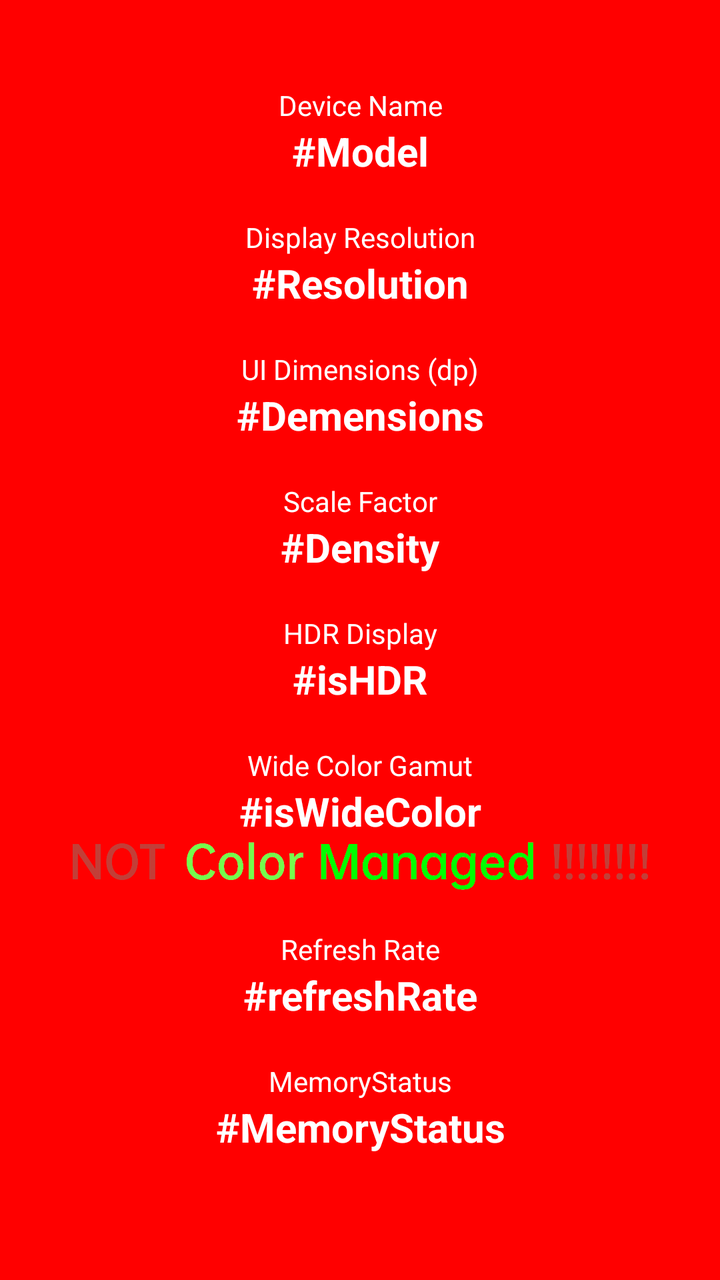
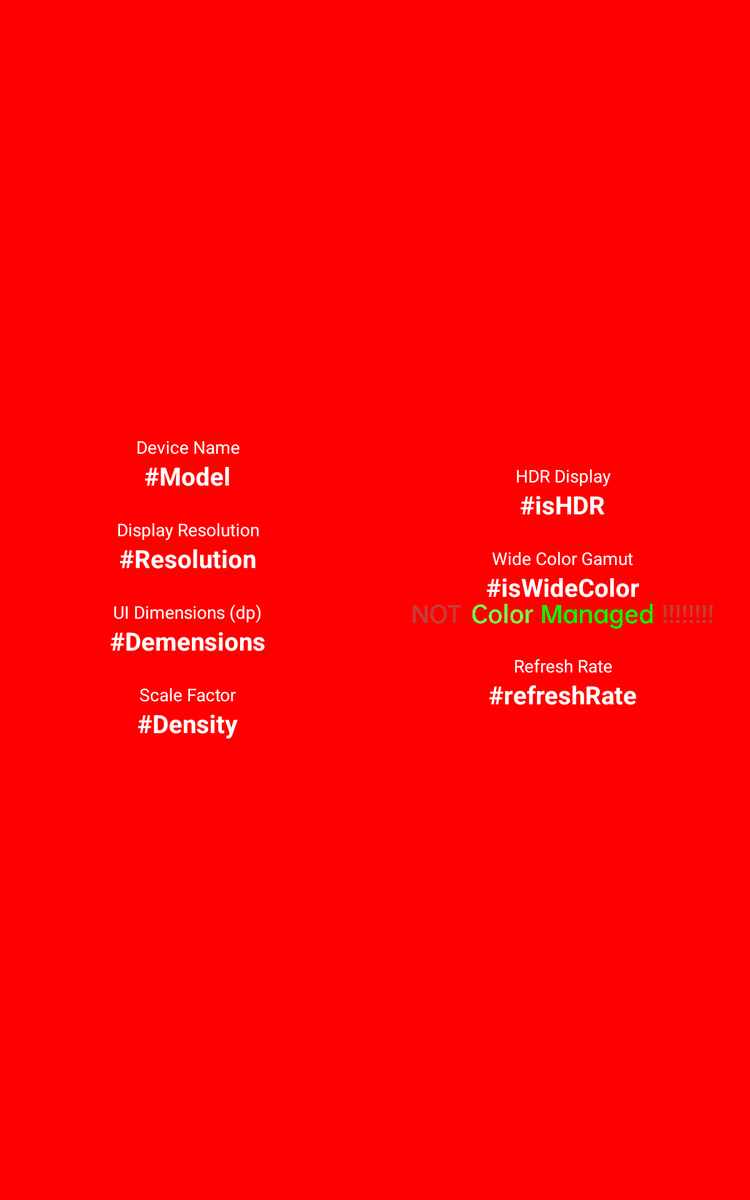

Compare how this app lays out the same screen by default and in its alternative resource folder. The renders come first, then the two layout files and the values they reference.
<!-- AndroidManifest.xml: application theme AppTheme -->
<!-- res/layout/activity_main.xml -->
<?xml version="1.0" encoding="utf-8"?>
<androidx.appcompat.widget.LinearLayoutCompat xmlns:android="http://schemas.android.com/apk/res/android"
    xmlns:app="http://schemas.android.com/apk/res-auto"
    xmlns:tools="http://schemas.android.com/tools"
    android:layout_width="match_parent"
    android:layout_height="match_parent"
    android:layout_centerInParent="true"
    android:layout_centerHorizontal="true"
    android:layout_centerVertical="true"
    android:background="@color/colorPrimary"
    android:id="@+id/background"
    android:orientation="horizontal"
    tools:context=".MainActivity">

    <ScrollView
        android:layout_width="match_parent"
        android:layout_height="match_parent">


    <LinearLayout
        android:layout_width="match_parent"
        android:layout_height="wrap_content"
        android:layout_gravity="center_horizontal|center_vertical"
        android:orientation="vertical">

        <TextView
            android:layout_width="match_parent"
            android:layout_height="wrap_content"
            android:text="@string/model"
            android:textAlignment="center"
            android:textColor="#ffffff"
            android:textSize="14sp"
            app:layout_constraintBottom_toBottomOf="parent"
            app:layout_constraintLeft_toLeftOf="parent"
            app:layout_constraintRight_toRightOf="parent"
            app:layout_constraintTop_toTopOf="parent" />

        <TextView
            android:id="@+id/idModel"
            android:layout_width="match_parent"
            android:layout_height="wrap_content"
            android:text="#Model"
            android:textAlignment="center"
            android:layout_marginBottom="20dp"
            android:textColor="#ffffff"
            android:textSize="20sp"
            android:textStyle="bold"
            app:layout_constraintBottom_toBottomOf="parent"
            app:layout_constraintLeft_toLeftOf="parent"
            app:layout_constraintRight_toRightOf="parent"
            app:layout_constraintTop_toTopOf="parent" />

        <TextView
            android:layout_width="match_parent"
            android:layout_height="wrap_content"
            android:text="@string/rendering_resolution"
            android:textAlignment="center"
            android:textColor="#ffffff"
            android:textSize="14sp"
            app:layout_constraintBottom_toBottomOf="parent"
            app:layout_constraintLeft_toLeftOf="parent"
            app:layout_constraintRight_toRightOf="parent"
            app:layout_constraintTop_toTopOf="parent" />

        <TextView
            android:id="@+id/idResolution"
            android:layout_width="match_parent"
            android:layout_height="wrap_content"
            android:text="#Resolution"
            android:textAlignment="center"
            android:layout_marginBottom="20dp"
            android:textColor="#ffffff"
            android:textSize="20sp"
            android:textStyle="bold"
            app:layout_constraintBottom_toBottomOf="parent"
            app:layout_constraintLeft_toLeftOf="parent"
            app:layout_constraintRight_toRightOf="parent"
            app:layout_constraintTop_toTopOf="parent" />

        <TextView
            android:layout_width="match_parent"
            android:layout_height="wrap_content"
            android:text="@string/demensions_in_dp"
            android:textAlignment="center"
            android:textColor="#ffffff"
            android:textSize="14sp"
            app:layout_constraintBottom_toBottomOf="parent"
            app:layout_constraintLeft_toLeftOf="parent"
            app:layout_constraintRight_toRightOf="parent"
            app:layout_constraintTop_toTopOf="parent" />

        <TextView
            android:id="@+id/idDemensions"
            android:layout_width="match_parent"
            android:layout_height="wrap_content"
            android:layout_marginBottom="20dp"
            android:text="#Demensions"
            android:textAlignment="center"
            android:textColor="#ffffff"
            android:textSize="20sp"
            android:textStyle="bold"
            app:layout_constraintBottom_toBottomOf="parent"
            app:layout_constraintLeft_toLeftOf="parent"
            app:layout_constraintRight_toRightOf="parent"
            app:layout_constraintTop_toTopOf="parent" />

        <TextView
            android:layout_width="match_parent"
            android:layout_height="wrap_content"
            android:text="@string/density_in_dpi"
            android:textAlignment="center"
            android:textColor="#ffffff"
            android:textSize="14sp"
            app:layout_constraintBottom_toBottomOf="parent"
            app:layout_constraintLeft_toLeftOf="parent"
            app:layout_constraintRight_toRightOf="parent"
            app:layout_constraintTop_toTopOf="parent" />

        <TextView
            android:id="@+id/idDesity"
            android:layout_width="match_parent"
            android:layout_height="wrap_content"
            android:text="#Density"
            android:textAlignment="center"
            android:layout_marginBottom="20dp"
            android:textColor="#ffffff"
            android:textSize="20sp"
            android:textStyle="bold"
            app:layout_constraintBottom_toBottomOf="parent"
            app:layout_constraintLeft_toLeftOf="parent"
            app:layout_constraintRight_toRightOf="parent"
            app:layout_constraintTop_toTopOf="parent" />

        <androidx.appcompat.widget.LinearLayoutCompat
            android:layout_width="0dp"
            android:layout_height="0dp"
            android:id="@+id/horizontalGap"
            />


        <TextView
            android:layout_width="match_parent"
            android:layout_height="wrap_content"
            android:text="@string/supports_hdr"
            android:textAlignment="center"
            android:textColor="#ffffff"
            android:textSize="14sp"
            app:layout_constraintBottom_toBottomOf="parent"
            app:layout_constraintLeft_toLeftOf="parent"
            app:layout_constraintRight_toRightOf="parent"
            app:layout_constraintTop_toTopOf="parent" />

        <TextView
            android:id="@+id/idIsHDR"
            android:layout_width="match_parent"
            android:layout_height="wrap_content"
            android:text="#isHDR"
            android:textAlignment="center"
            android:layout_marginBottom="20dp"
            android:textColor="#ffffff"
            android:textSize="20sp"
            android:textStyle="bold"
            app:layout_constraintBottom_toBottomOf="parent"
            app:layout_constraintLeft_toLeftOf="parent"
            app:layout_constraintRight_toRightOf="parent"
            app:layout_constraintTop_toTopOf="parent" />

        <TextView
            android:layout_width="match_parent"
            android:layout_height="wrap_content"
            android:text="@string/wide_color_gamut"
            android:textAlignment="center"
            android:textColor="#ffffff"
            android:textSize="14sp"
            app:layout_constraintBottom_toBottomOf="parent"
            app:layout_constraintLeft_toLeftOf="parent"
            app:layout_constraintRight_toRightOf="parent"
            app:layout_constraintTop_toTopOf="parent" />

        <TextView
            android:id="@+id/isWideColor"
            android:layout_width="match_parent"
            android:layout_height="wrap_content"
            android:text="#isWideColor"
            android:textAlignment="center"
            android:textColor="#ffffff"
            android:textSize="20sp"
            android:textStyle="bold"
            app:layout_constraintBottom_toBottomOf="parent"
            app:layout_constraintLeft_toLeftOf="parent"
            app:layout_constraintRight_toRightOf="parent"
            app:layout_constraintTop_toTopOf="parent" />


        <ImageView
            android:id="@+id/imageView"
            android:layout_width="match_parent"
            android:layout_marginTop="2dp"
            android:layout_height="24sp"
            android:layout_marginBottom="20dp"
            app:srcCompat="@drawable/notcolormanaged2"
            android:contentDescription="Color Managed" />

        <TextView
            android:layout_width="match_parent"
            android:layout_height="wrap_content"
            android:text="@string/refresh_rate"
            android:textAlignment="center"
            android:textColor="#ffffff"
            android:textSize="14sp"
            app:layout_constraintBottom_toBottomOf="parent"
            app:layout_constraintLeft_toLeftOf="parent"
            app:layout_constraintRight_toRightOf="parent"
            app:layout_constraintTop_toTopOf="parent" />

        <TextView
            android:id="@+id/refreshRate"
            android:layout_width="match_parent"
            android:layout_height="wrap_content"
            android:text="#refreshRate"
            android:textAlignment="center"
            android:layout_marginBottom="20dp"
            android:textColor="#ffffff"
            android:textSize="20sp"
            android:textStyle="bold"
            app:layout_constraintBottom_toBottomOf="parent"
            app:layout_constraintLeft_toLeftOf="parent"
            app:layout_constraintRight_toRightOf="parent"
            app:layout_constraintTop_toTopOf="parent" />

        <TextView
            android:layout_width="match_parent"
            android:layout_height="wrap_content"
            android:text="@string/memorystatus"
            android:textAlignment="center"
            android:textColor="#ffffff"
            android:textSize="14sp"
            app:layout_constraintBottom_toBottomOf="parent"
            app:layout_constraintLeft_toLeftOf="parent"
            app:layout_constraintRight_toRightOf="parent"
            app:layout_constraintTop_toTopOf="parent" />

        <TextView
            android:id="@+id/memoryStatus"
            android:layout_width="match_parent"
            android:layout_height="wrap_content"
            android:text="#MemoryStatus"
            android:textAlignment="center"
            android:layout_marginBottom="20dp"
            android:textColor="#ffffff"
            android:textSize="20sp"
            android:textStyle="bold"
            app:layout_constraintBottom_toBottomOf="parent"
            app:layout_constraintLeft_toLeftOf="parent"
            app:layout_constraintRight_toRightOf="parent"
            app:layout_constraintTop_toTopOf="parent" />

        

        
    </LinearLayout>

    </ScrollView>

</androidx.appcompat.widget.LinearLayoutCompat>
<!-- resources referenced by this layout -->
<resources>
  <color name="colorPrimary">#ff0000</color>
  <!-- drawable notcolormanaged2: png bitmap (drawable, 45187 bytes) -->
  <string name="demensions_in_dp">UI Dimensions (dp)</string>
  <string name="density_in_dpi">Scale Factor</string>
  <string name="memorystatus">MemoryStatus</string>
  <string name="model">Device Name</string>
  <string name="refresh_rate">Refresh Rate</string>
  <string name="rendering_resolution">Display Resolution</string>
  <string name="supports_hdr">HDR Display</string>
  <string name="wide_color_gamut">Wide Color Gamut</string>
  <style name="AppTheme" parent="Theme.AppCompat.Light.NoActionBar">
          
  
          <item name="android:windowTranslucentStatus">true</item>
          <item name="android:windowTranslucentNavigation">true</item>
          <item name="colorPrimary">@color/colorPrimary</item>
      </style>
</resources>
<!-- res/layout-sw541dp/activity_main.xml (the repository's variant of the layout above) -->
<!-- drawn on a 7-inch tablet held upright -->
<?xml version="1.0" encoding="utf-8"?>
<androidx.appcompat.widget.LinearLayoutCompat xmlns:android="http://schemas.android.com/apk/res/android"
    xmlns:app="http://schemas.android.com/apk/res-auto"
    xmlns:tools="http://schemas.android.com/tools"
    android:layout_width="match_parent"
    android:layout_height="match_parent"
    android:layout_centerInParent="true"
    android:layout_centerHorizontal="true"
    android:layout_centerVertical="true"
    android:background="@color/colorPrimary"
    android:orientation="horizontal"
    tools:context=".MainActivity"
    tools:ignore="MissingDefaultResource">

    <LinearLayout
        android:layout_width="match_parent"
        android:layout_height="wrap_content"
        android:layout_gravity="center_horizontal|center_vertical"
        android:orientation="vertical"
        android:layout_weight="1">

        <TextView
            android:layout_width="match_parent"
            android:layout_height="wrap_content"
            android:text="@string/model"
            android:textAlignment="center"
            android:textColor="#ffffff"
            android:textSize="14sp"
            app:layout_constraintBottom_toBottomOf="parent"
            app:layout_constraintLeft_toLeftOf="parent"
            app:layout_constraintRight_toRightOf="parent"
            app:layout_constraintTop_toTopOf="parent" />

        <TextView
            android:id="@+id/idModel"
            android:layout_width="match_parent"
            android:layout_height="wrap_content"
            android:text="#Model"
            android:textAlignment="center"
            android:layout_marginBottom="20dp"
            android:textColor="#ffffff"
            android:textSize="20sp"
            android:textStyle="bold"
            app:layout_constraintBottom_toBottomOf="parent"
            app:layout_constraintLeft_toLeftOf="parent"
            app:layout_constraintRight_toRightOf="parent"
            app:layout_constraintTop_toTopOf="parent" />

        <TextView
            android:layout_width="match_parent"
            android:layout_height="wrap_content"
            android:text="@string/rendering_resolution"
            android:textAlignment="center"
            android:textColor="#ffffff"
            android:textSize="14sp"
            app:layout_constraintBottom_toBottomOf="parent"
            app:layout_constraintLeft_toLeftOf="parent"
            app:layout_constraintRight_toRightOf="parent"
            app:layout_constraintTop_toTopOf="parent" />

        <TextView
            android:id="@+id/idResolution"
            android:layout_width="match_parent"
            android:layout_height="wrap_content"
            android:text="#Resolution"
            android:textAlignment="center"
            android:layout_marginBottom="20dp"
            android:textColor="#ffffff"
            android:textSize="20sp"
            android:textStyle="bold"
            app:layout_constraintBottom_toBottomOf="parent"
            app:layout_constraintLeft_toLeftOf="parent"
            app:layout_constraintRight_toRightOf="parent"
            app:layout_constraintTop_toTopOf="parent" />

        <TextView
            android:layout_width="match_parent"
            android:layout_height="wrap_content"
            android:text="@string/demensions_in_dp"
            android:textAlignment="center"
            android:textColor="#ffffff"
            android:textSize="14sp"
            app:layout_constraintBottom_toBottomOf="parent"
            app:layout_constraintLeft_toLeftOf="parent"
            app:layout_constraintRight_toRightOf="parent"
            app:layout_constraintTop_toTopOf="parent" />

        <TextView
            android:id="@+id/idDemensions"
            android:layout_width="match_parent"
            android:layout_height="wrap_content"
            android:layout_marginBottom="20dp"
            android:text="#Demensions"
            android:textAlignment="center"
            android:textColor="#ffffff"
            android:textSize="20sp"
            android:textStyle="bold"
            app:layout_constraintBottom_toBottomOf="parent"
            app:layout_constraintLeft_toLeftOf="parent"
            app:layout_constraintRight_toRightOf="parent"
            app:layout_constraintTop_toTopOf="parent" />

        <TextView
            android:layout_width="match_parent"
            android:layout_height="wrap_content"
            android:text="@string/density_in_dpi"
            android:textAlignment="center"
            android:textColor="#ffffff"
            android:textSize="14sp"
            app:layout_constraintBottom_toBottomOf="parent"
            app:layout_constraintLeft_toLeftOf="parent"
            app:layout_constraintRight_toRightOf="parent"
            app:layout_constraintTop_toTopOf="parent" />

        <TextView
            android:id="@+id/idDesity"
            android:layout_width="match_parent"
            android:layout_height="wrap_content"
            android:text="#Density"
            android:textAlignment="center"
            android:layout_marginBottom="20dp"
            android:textColor="#ffffff"
            android:textSize="20sp"
            android:textStyle="bold"
            app:layout_constraintBottom_toBottomOf="parent"
            app:layout_constraintLeft_toLeftOf="parent"
            app:layout_constraintRight_toRightOf="parent"
            app:layout_constraintTop_toTopOf="parent" />

    </LinearLayout>

    <LinearLayout
        android:layout_width="match_parent"
        android:layout_height="wrap_content"
        android:layout_gravity="center_horizontal|center_vertical"
        android:orientation="vertical"
        android:layout_weight="1">




        <TextView
            android:layout_width="match_parent"
            android:layout_height="wrap_content"
            android:text="@string/supports_hdr"
            android:textAlignment="center"
            android:textColor="#ffffff"
            android:textSize="14sp"
            app:layout_constraintBottom_toBottomOf="parent"
            app:layout_constraintLeft_toLeftOf="parent"
            app:layout_constraintRight_toRightOf="parent"
            app:layout_constraintTop_toTopOf="parent" />

        <TextView
            android:id="@+id/idIsHDR"
            android:layout_width="match_parent"
            android:layout_height="wrap_content"
            android:text="#isHDR"
            android:textAlignment="center"
            android:layout_marginBottom="20dp"
            android:textColor="#ffffff"
            android:textSize="20sp"
            android:textStyle="bold"
            app:layout_constraintBottom_toBottomOf="parent"
            app:layout_constraintLeft_toLeftOf="parent"
            app:layout_constraintRight_toRightOf="parent"
            app:layout_constraintTop_toTopOf="parent" />

        <TextView
            android:layout_width="match_parent"
            android:layout_height="wrap_content"
            android:text="@string/wide_color_gamut"
            android:textAlignment="center"
            android:textColor="#ffffff"
            android:textSize="14sp"
            app:layout_constraintBottom_toBottomOf="parent"
            app:layout_constraintLeft_toLeftOf="parent"
            app:layout_constraintRight_toRightOf="parent"
            app:layout_constraintTop_toTopOf="parent" />

        <TextView
            android:id="@+id/isWideColor"
            android:layout_width="match_parent"
            android:layout_height="wrap_content"
            android:text="#isWideColor"
            android:textAlignment="center"
            android:textColor="#ffffff"
            android:textSize="20sp"
            android:textStyle="bold"
            app:layout_constraintBottom_toBottomOf="parent"
            app:layout_constraintLeft_toLeftOf="parent"
            app:layout_constraintRight_toRightOf="parent"
            app:layout_constraintTop_toTopOf="parent" />


        <ImageView
            android:id="@+id/imageView"
            android:layout_width="match_parent"
            android:layout_height="20sp"
            android:layout_marginBottom="20dp"
            app:srcCompat="@drawable/notcolormanaged2"
            android:contentDescription="Color Managed" />

        <TextView
            android:layout_width="match_parent"
            android:layout_height="wrap_content"
            android:text="@string/refresh_rate"
            android:textAlignment="center"
            android:textColor="#ffffff"
            android:textSize="14sp"
            app:layout_constraintBottom_toBottomOf="parent"
            app:layout_constraintLeft_toLeftOf="parent"
            app:layout_constraintRight_toRightOf="parent"
            app:layout_constraintTop_toTopOf="parent" />

        <TextView
            android:id="@+id/refreshRate"
            android:layout_width="match_parent"
            android:layout_height="wrap_content"
            android:text="#refreshRate"
            android:textAlignment="center"
            android:layout_marginBottom="20dp"
            android:textColor="#ffffff"
            android:textSize="20sp"
            android:textStyle="bold"
            app:layout_constraintBottom_toBottomOf="parent"
            app:layout_constraintLeft_toLeftOf="parent"
            app:layout_constraintRight_toRightOf="parent"
            app:layout_constraintTop_toTopOf="parent" />


        

        
    </LinearLayout>

</androidx.appcompat.widget.LinearLayoutCompat>
<!-- resources referenced by the variant -->
<!-- as a 7-inch tablet held upright resolves them -->
<resources>
  <color name="colorPrimary">#ff0000</color>
  <!-- drawable notcolormanaged2: png bitmap (drawable, 45187 bytes) -->
  <string name="demensions_in_dp">UI Dimensions (dp)</string>
  <string name="density_in_dpi">Scale Factor</string>
  <string name="model">Device Name</string>
  <string name="refresh_rate">Refresh Rate</string>
  <string name="rendering_resolution">Display Resolution</string>
  <string name="supports_hdr">HDR Display</string>
  <string name="wide_color_gamut">Wide Color Gamut</string>
  <style name="AppTheme" parent="Theme.AppCompat.Light.NoActionBar">
          
  
          <item name="android:windowTranslucentStatus">true</item>
          <item name="android:windowTranslucentNavigation">true</item>
          <item name="colorPrimary">@color/colorPrimary</item>
      </style>
</resources>
